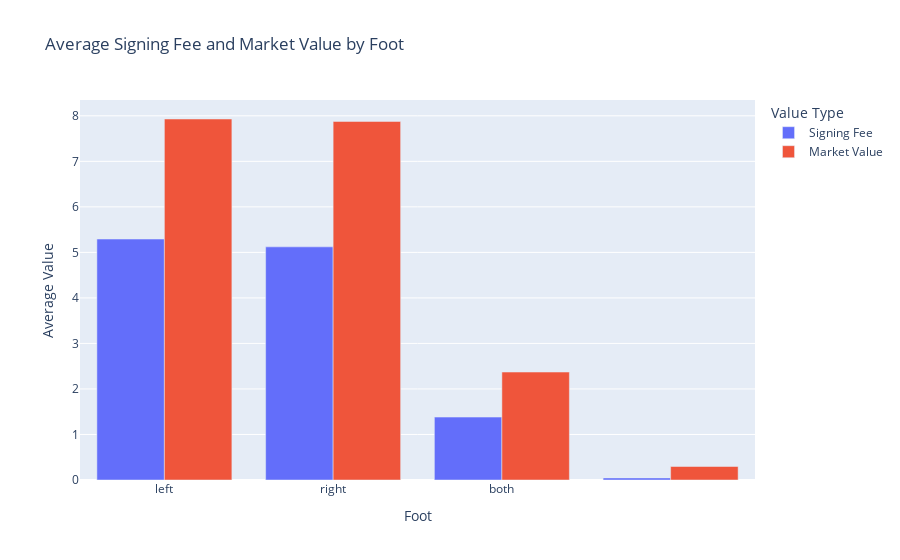

The notebook cell saved with this chart:
### Markdown cell above
## Foot Analysis

### Code cell
plots.valuation_plot('foot')

### Figure 1 — Plotly figure (JSON) as saved in the notebook; plotly's stock layout.template omitted (floating-point values rounded to 4 significant figures)
{"data": [{"name": "Signing Fee", "type": "bar", "x": ["left", "right", "both", " "], "xaxis": "x", "y": [5.293, 5.121, 1.382, 0.04545], "yaxis": "y"}, {"name": "Market Value", "type": "bar", "x": ["left", "right", "both", " "], "xaxis": "x", "y": [7.93, 7.877, 2.371, 0.2963], "yaxis": "y"}], "layout": {"barmode": "group", "legend": {"title": {"text": "Value Type"}}, "title": {"text": "Average Signing Fee and Market Value by Foot"}, "xaxis": {"anchor": "y", "categoryorder": "total descending", "domain": [0, 1], "title": {"text": "Foot"}}, "yaxis": {"anchor": "x", "domain": [0, 1], "title": {"text": "Average Value"}}}}
